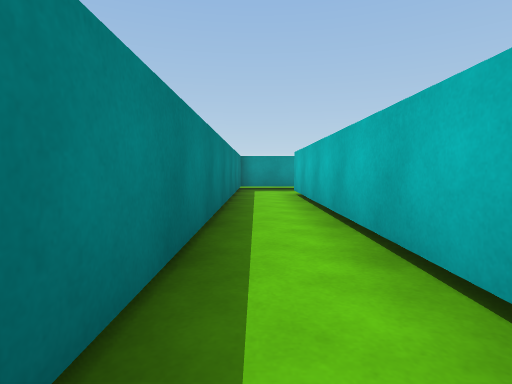
View 1 (above)

16 first-person views from a walk through a scene from a Unity 3-D project. The camera is 0.62 m above the floor, tilts 4° down and sees 80° across. The floor is counted in squares, 1 m on a side. Each view is taken from the middle of a square. On the plan, view 1 faces up. The plan holds only what a view shows up to about 9 squares ahead; the rest is blank. The place goes on beyond the plan. The player is left out.

View 2
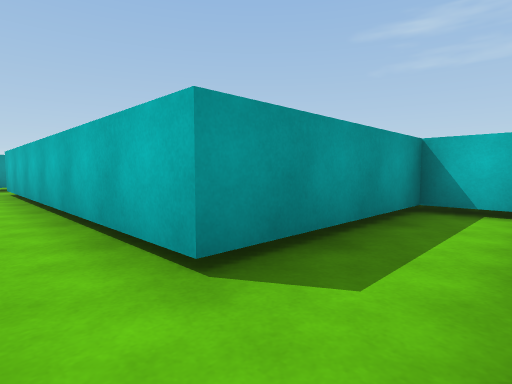

View 3
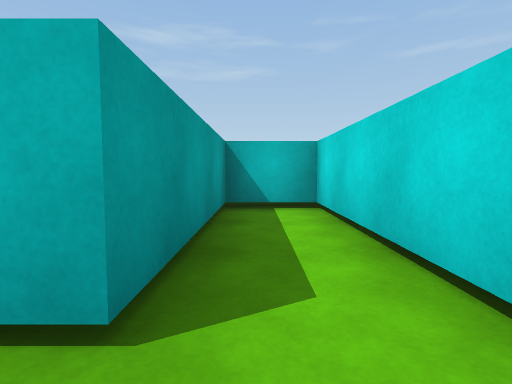

View 4
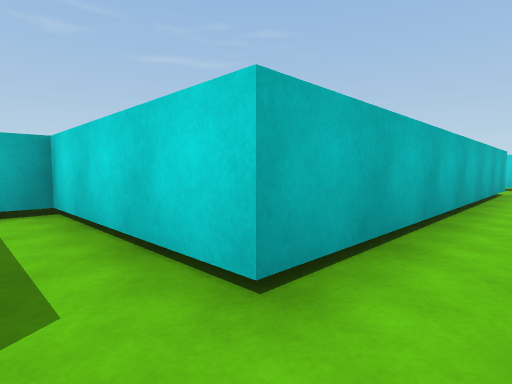

View 5
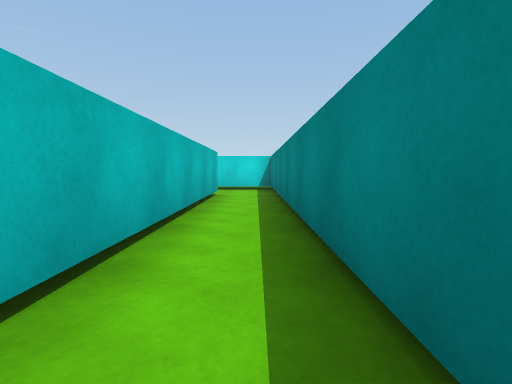

View 6
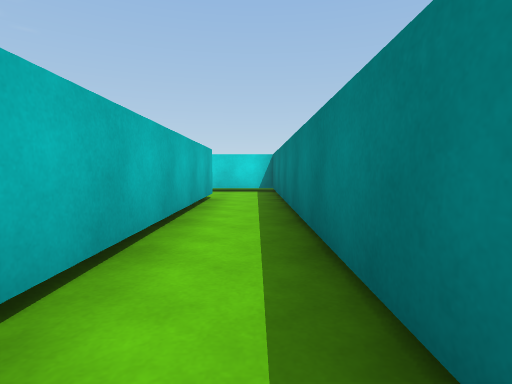

View 7
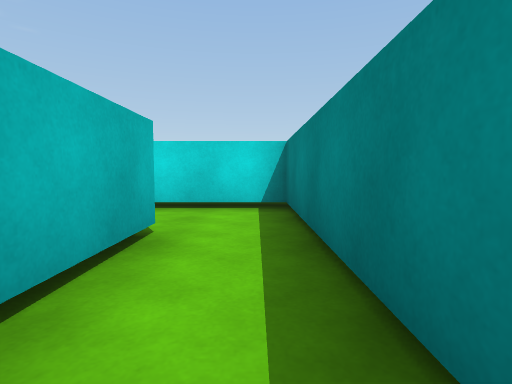

View 8
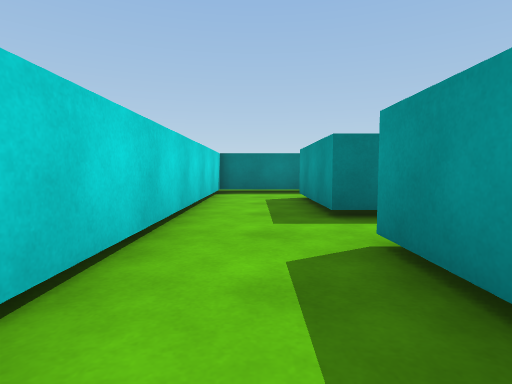

View 9
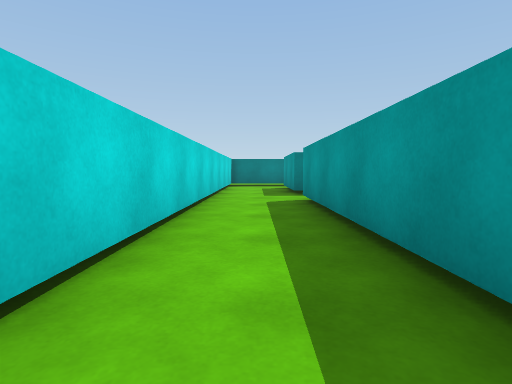

View 10
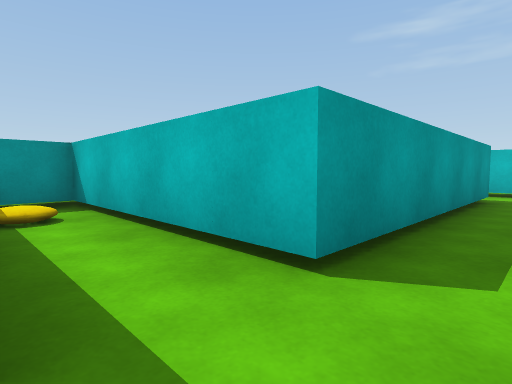

View 11
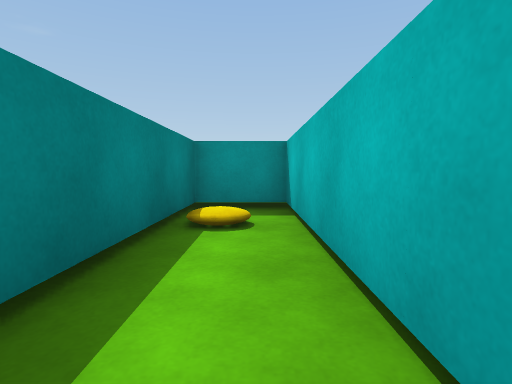

View 12
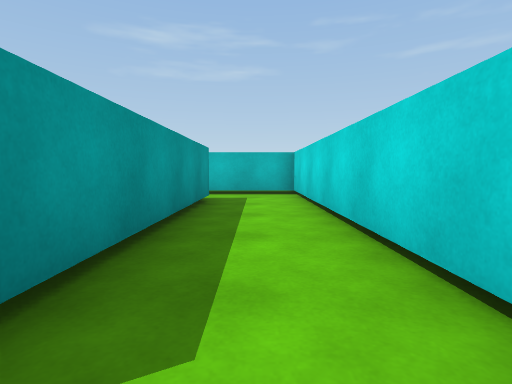

View 13
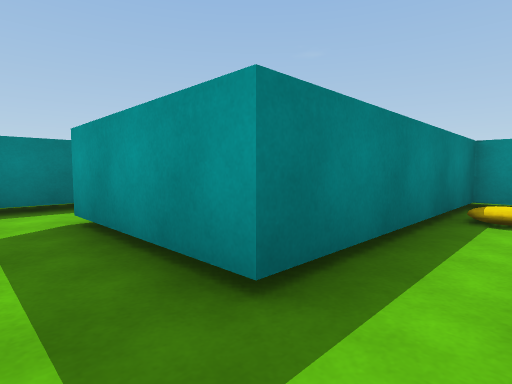

View 14
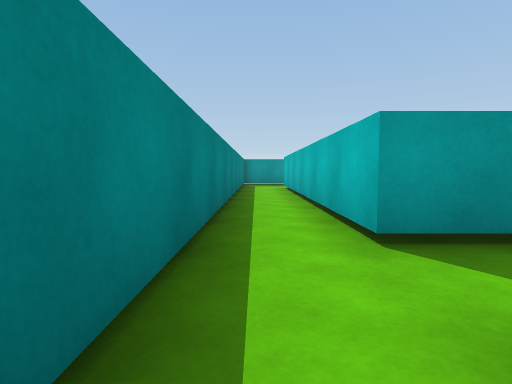

View 15
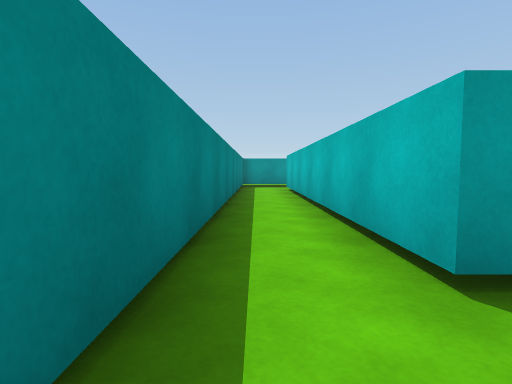

View 16
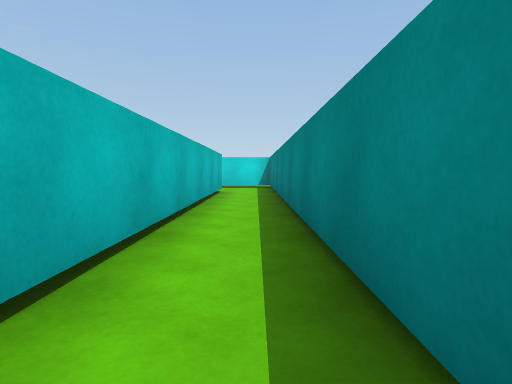

### Floor plan
Ten units are one square. View 1 is at (0, 0); x grows to the right and y downward. Boxes are objects, and circles mark ways between rooms. Rooms are numbered by the first view taken in them; rooms with no view inside come last. Other rooms are left out.
<svg viewBox="-10 -95 145 230">
<path fill="none" stroke="#000" d="M10 20 50 20 50 5 10 5 10 -80M-5 -86 -5 16M10 110 10 20M-5 16 -5 130 5 130M115 110 55 110M55 130 130 130 130 107M40 60 40 110 10 110M55 110 55 60M5 130 55 130"/>
<rect x="45" y="45" width="10" height="20" fill="#bbb"><title>cyan block</title></rect>
<circle cx="0" cy="20" r="3" fill="#2a7"/>
<circle cx="10" cy="120" r="3" fill="#2a7"/>
<circle cx="60" cy="120" r="3" fill="#2a7"/>
<text x="0" y="-30">1</text>
<text x="0" y="70">2</text>
<text x="100" y="120">3</text>
<text x="50" y="80">4</text>
</svg>
Room 1 opens to room 2. Room 2 opens to room 4. Room 3 opens to room 4.

Where each view was taken, in squares from view 1:
view 1: 0 up, 0 right, facing up
view 2: 2 down, 0 right, facing up-right
view 3: 1 down, 0 right, facing right
view 4: 1 down, 0 right, facing down-right
view 5: 3 down, 0 right, facing down
view 6: 4 down, 0 right, facing down
view 7: 8 down, 0 right, facing down
view 8: 12 down, 8 right, facing left
view 9: 12 down, 12 right, facing left
view 10: 12 down, 4 right, facing up-right
view 11: 11 down, 5 right, facing up
view 12: 12 down, 5 right, facing right
view 13: 12 down, 5 right, facing up-left
view 14: 3 down, 0 right, facing up
view 15: 2 down, 0 right, facing up
view 16: 2 down, 0 right, facing down
